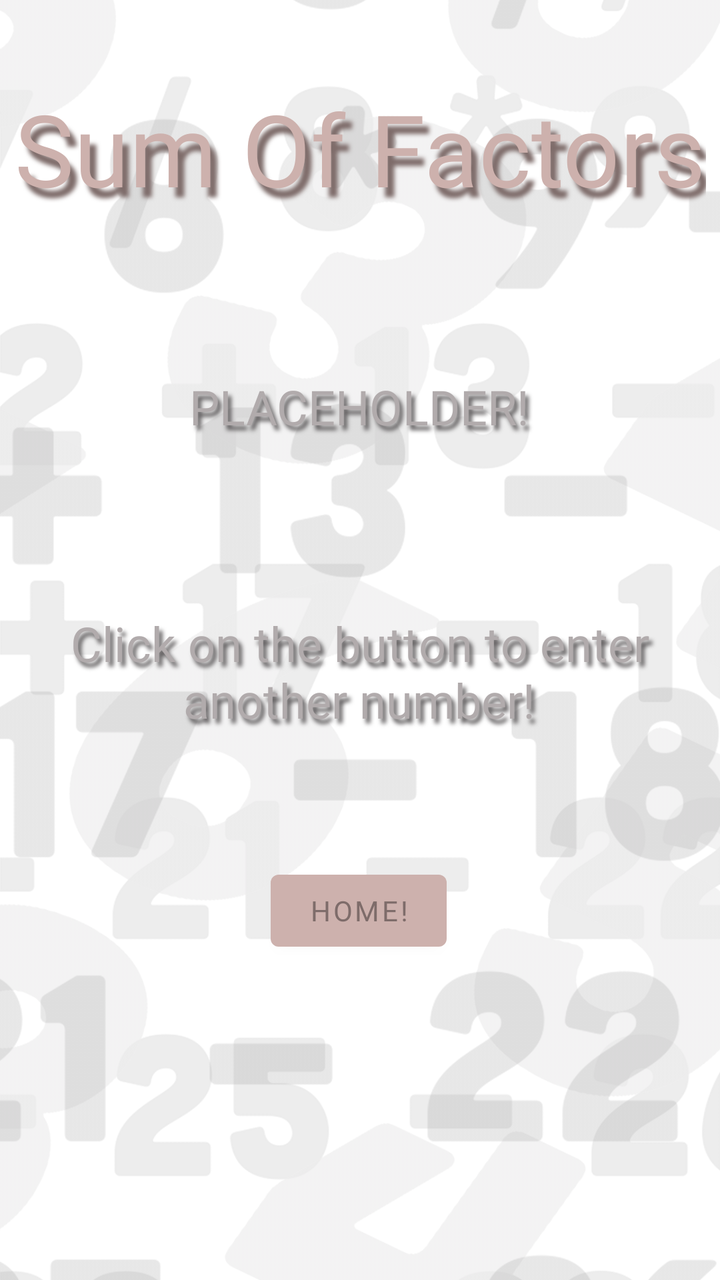
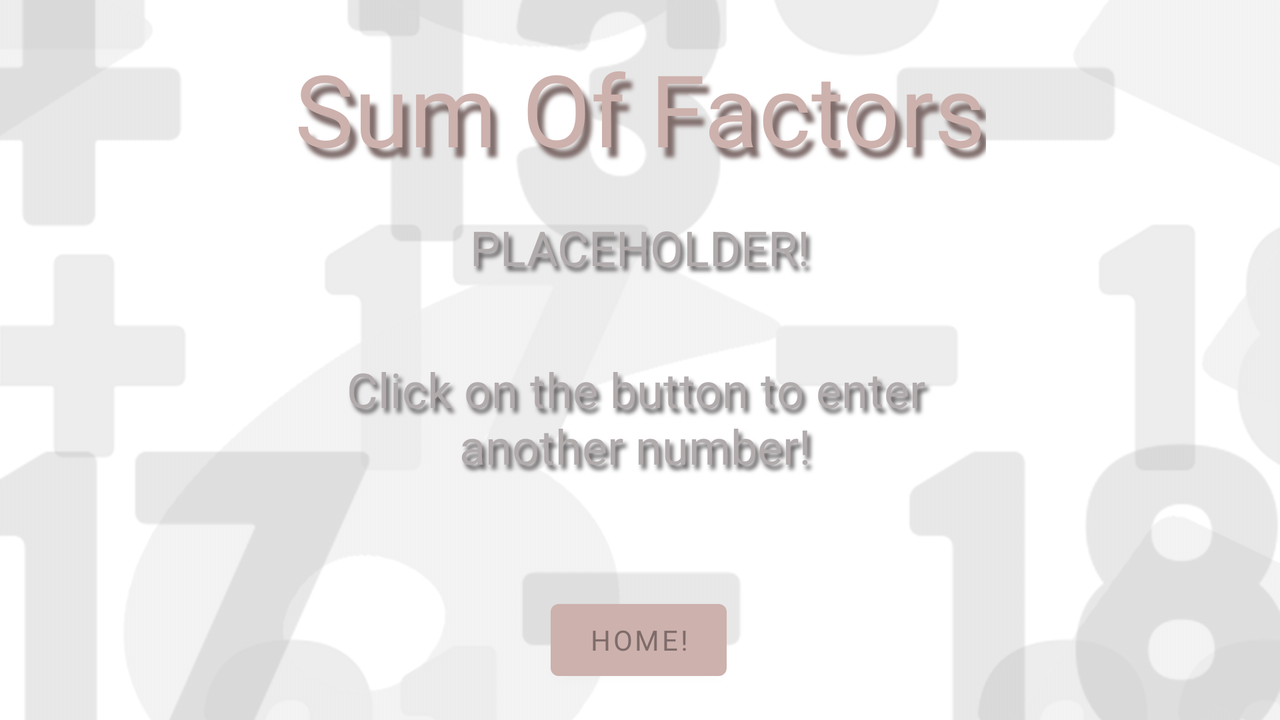

Compare how this app lays out the same screen by default and in its alternative resource folder. The renders come first, then the two layout files and the values they reference.
<!-- AndroidManifest.xml: application theme Theme.SumOfFactorsApp -->
<!-- res/layout/activity_output.xml -->
<?xml version="1.0" encoding="utf-8"?>
<androidx.constraintlayout.widget.ConstraintLayout xmlns:android="http://schemas.android.com/apk/res/android"
    xmlns:app="http://schemas.android.com/apk/res-auto"
    xmlns:tools="http://schemas.android.com/tools"
    android:layout_width="match_parent"
    android:layout_height="match_parent"
    tools:context=".OutputActivity">

    <ImageView
        android:id="@+id/backgroundImage"
        android:layout_width="fill_parent"
        android:layout_height="fill_parent"
        android:alpha=".4"
        android:contentDescription="@string/todo"
        android:scaleType="centerCrop"
        android:visibility="visible"
        app:layout_constraintBottom_toBottomOf="parent"
        app:layout_constraintEnd_toEndOf="parent"
        app:layout_constraintStart_toStartOf="parent"
        app:layout_constraintTop_toTopOf="parent"
        app:srcCompat="@drawable/letsgoo"
        tools:ignore="ImageContrastCheck" />

    <TextView
        android:id="@+id/titleOutputPage"
        android:layout_width="wrap_content"
        android:layout_height="wrap_content"
        android:alpha="1"
        android:fontFamily="@font/carter_one"
        android:shadowColor="#7E6C6A"
        android:shadowDx="10"
        android:shadowDy="15"
        android:shadowRadius="5"
        android:text="@string/sum_of_factors"
        android:textColor="#CDB1AD"
        android:textSize="50sp"
        app:layout_constraintBottom_toBottomOf="parent"
        app:layout_constraintLeft_toLeftOf="parent"
        app:layout_constraintRight_toRightOf="parent"
        app:layout_constraintTop_toTopOf="parent"
        app:layout_constraintVertical_bias="0.071"
        tools:ignore="TextContrastCheck" />

    <TextView
        android:id="@+id/outputInformation"
        android:layout_width="326dp"
        android:layout_height="107dp"
        android:fontFamily="@font/carter_one"
        android:shadowColor="#5A5758"
        android:shadowDx="5"
        android:shadowDy="7"
        android:shadowRadius="5"
        android:text="@string/click_on_the_button_to_enter_another_number"
        android:textAlignment="center"
        android:textColor="#B1ABAC"
        android:textSize="24sp"
        app:layout_constraintBottom_toBottomOf="parent"
        app:layout_constraintEnd_toEndOf="parent"
        app:layout_constraintHorizontal_bias="0.494"
        app:layout_constraintStart_toStartOf="parent"
        app:layout_constraintTop_toTopOf="parent"
        app:layout_constraintVertical_bias="0.573"
        tools:ignore="TextContrastCheck" />

    <TextView
        android:id="@+id/output"
        android:layout_width="326dp"
        android:layout_height="107dp"
        android:fontFamily="@font/carter_one"
        android:shadowColor="#5A5758"
        android:shadowDx="5"
        android:shadowDy="7"
        android:shadowRadius="5"
        android:text="@string/placeholder"
        android:textAlignment="center"
        android:textColor="#B1ABAC"
        android:textSize="24sp"
        app:layout_constraintBottom_toTopOf="@+id/outputInformation"
        app:layout_constraintEnd_toEndOf="parent"
        app:layout_constraintHorizontal_bias="0.494"
        app:layout_constraintStart_toStartOf="parent"
        app:layout_constraintTop_toBottomOf="@+id/titleOutputPage"
        app:layout_constraintVertical_bias="0.875"
        tools:ignore="TextContrastCheck" />

    <Button
        android:id="@+id/homeButton"
        android:layout_width="wrap_content"
        android:layout_height="wrap_content"
        android:layout_marginTop="16dp"
        android:layout_marginBottom="128dp"
        android:fontFamily="@font/carter_one"
        android:onClick="homePage"
        android:text="@string/home"
        android:textColor="#7E6C6A"
        app:layout_constraintBottom_toBottomOf="parent"
        app:layout_constraintEnd_toEndOf="parent"
        app:layout_constraintHorizontal_bias="0.498"
        app:layout_constraintStart_toStartOf="parent"
        app:layout_constraintTop_toBottomOf="@+id/outputInformation"
        app:layout_constraintVertical_bias="0.081"
        tools:ignore="TextContrastCheck" />

</androidx.constraintlayout.widget.ConstraintLayout>
<!-- resources referenced by this layout -->
<resources>
  <!-- drawable letsgoo: png bitmap (drawable, 284484 bytes) -->
  <string name="click_on_the_button_to_enter_another_number">Click on the button to enter another number!</string>
  <string name="home">Home!</string>
  <string name="placeholder">PLACEHOLDER!</string>
  <string name="sum_of_factors">Sum Of Factors</string>
  <string name="todo">TODO</string>
  <style name="Theme.SumOfFactorsApp" parent="Theme.MaterialComponents.DayNight.DarkActionBar">
          
          <item name="colorPrimary">@color/medium_light_red</item>
          <item name="colorPrimaryVariant">@color/light_red</item>
          <item name="colorOnPrimary">@color/light_pink</item>
          
          <item name="colorSecondary">@color/grey</item>
          <item name="colorSecondaryVariant">@color/light_grey</item>
          <item name="colorOnSecondary">@color/medium_light_red</item>
          
          <item name="android:statusBarColor" tools:targetApi="l">?attr/colorPrimaryVariant</item>
          
      </style>
  <color name="medium_light_red">#CDB1AD</color>
  <color name="light_red">#FADFE2</color>
  <color name="light_pink">#FDF5F6</color>
  <color name="grey">#7E7A7B</color>
  <color name="light_grey">#B1ABAC</color>
</resources>
<!-- res/layout-land/activity_output.xml (the repository's variant of the layout above) -->
<!-- drawn on the phone turned sideways -->
<?xml version="1.0" encoding="utf-8"?>
<androidx.constraintlayout.widget.ConstraintLayout xmlns:android="http://schemas.android.com/apk/res/android"
    xmlns:app="http://schemas.android.com/apk/res-auto"
    xmlns:tools="http://schemas.android.com/tools"
    android:layout_width="match_parent"
    android:layout_height="match_parent"
    tools:context=".OutputActivity">

    <ImageView
        android:id="@+id/backgroundImage"
        android:layout_width="fill_parent"
        android:layout_height="fill_parent"
        android:alpha=".4"
        android:contentDescription="@string/todo"
        android:scaleType="centerCrop"
        android:visibility="visible"
        app:layout_constraintBottom_toBottomOf="parent"
        app:layout_constraintEnd_toEndOf="parent"
        app:layout_constraintStart_toStartOf="parent"
        app:layout_constraintTop_toTopOf="parent"
        app:srcCompat="@drawable/letsgoo"
        tools:ignore="ImageContrastCheck" />

    <TextView
        android:id="@+id/titleOutputPage"
        android:layout_width="wrap_content"
        android:layout_height="wrap_content"
        android:alpha="1"
        android:fontFamily="@font/carter_one"
        android:shadowColor="#7E6C6A"
        android:shadowDx="10"
        android:shadowDy="15"
        android:shadowRadius="5"
        android:text="@string/sum_of_factors"
        android:textColor="#CDB1AD"
        android:textSize="50sp"
        app:layout_constraintBottom_toBottomOf="parent"
        app:layout_constraintLeft_toLeftOf="parent"
        app:layout_constraintRight_toRightOf="parent"
        app:layout_constraintTop_toTopOf="parent"
        app:layout_constraintVertical_bias="0.071"
        tools:ignore="TextContrastCheck" />

    <TextView
        android:id="@+id/outputInformation"
        android:layout_width="326dp"
        android:layout_height="107dp"
        android:fontFamily="@font/carter_one"
        android:shadowColor="#5A5758"
        android:shadowDx="5"
        android:shadowDy="7"
        android:shadowRadius="5"
        android:text="@string/click_on_the_button_to_enter_another_number"
        android:textAlignment="center"
        android:textColor="#B1ABAC"
        android:textSize="24sp"
        app:layout_constraintBottom_toTopOf="@+id/homeButton"
        app:layout_constraintEnd_toEndOf="parent"
        app:layout_constraintHorizontal_bias="0.493"
        app:layout_constraintStart_toStartOf="parent"
        app:layout_constraintTop_toBottomOf="@+id/output"
        tools:ignore="TextContrastCheck" />

    <TextView
        android:id="@+id/output"
        android:layout_width="451dp"
        android:layout_height="60dp"
        android:layout_marginTop="20dp"
        android:fontFamily="@font/carter_one"
        android:shadowColor="#5A5758"
        android:shadowDx="5"
        android:shadowDy="7"
        android:shadowRadius="5"
        android:text="@string/placeholder"
        android:textAlignment="center"
        android:textColor="#B1ABAC"
        android:textSize="24sp"
        app:layout_constraintEnd_toEndOf="parent"
        app:layout_constraintStart_toStartOf="parent"
        app:layout_constraintTop_toBottomOf="@+id/titleOutputPage"
        tools:ignore="TextContrastCheck" />

    <Button
        android:id="@+id/homeButton"
        android:layout_width="wrap_content"
        android:layout_height="wrap_content"
        android:layout_marginBottom="16dp"
        android:fontFamily="@font/carter_one"
        android:onClick="homePage"
        android:text="@string/home"
        android:textColor="#7E6C6A"
        app:layout_constraintBottom_toBottomOf="parent"
        app:layout_constraintEnd_toEndOf="parent"
        app:layout_constraintHorizontal_bias="0.499"
        app:layout_constraintStart_toStartOf="parent"
        tools:ignore="TextContrastCheck" />

</androidx.constraintlayout.widget.ConstraintLayout>
